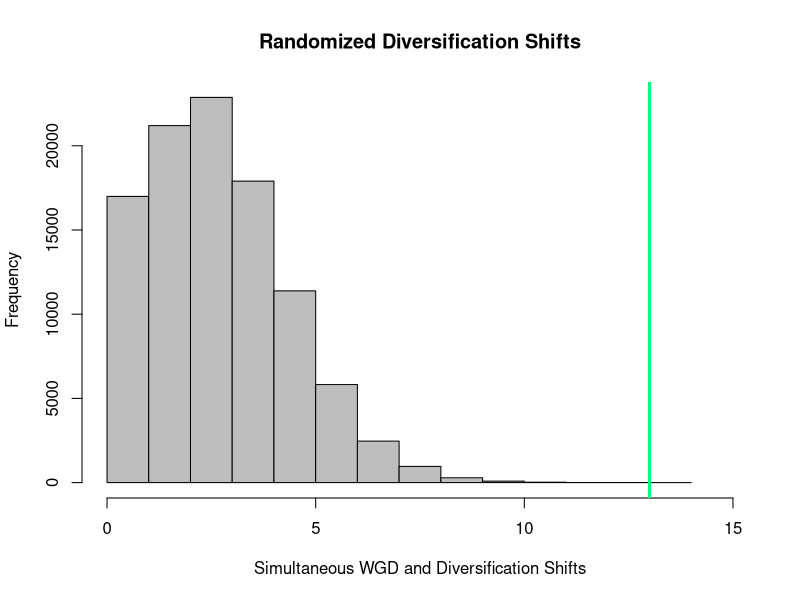
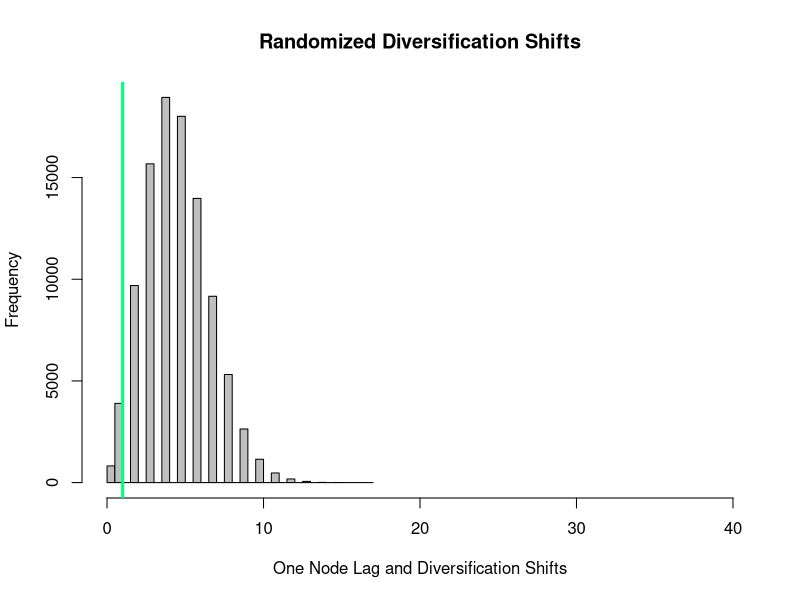
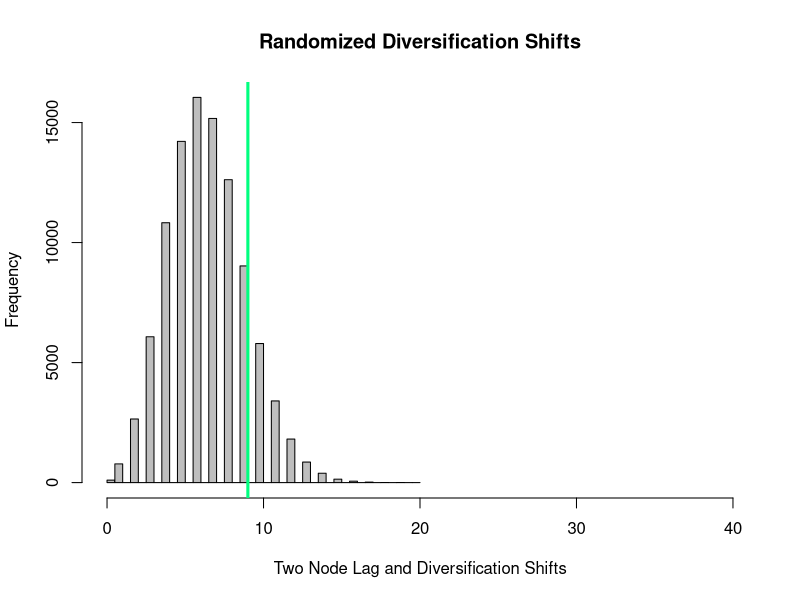
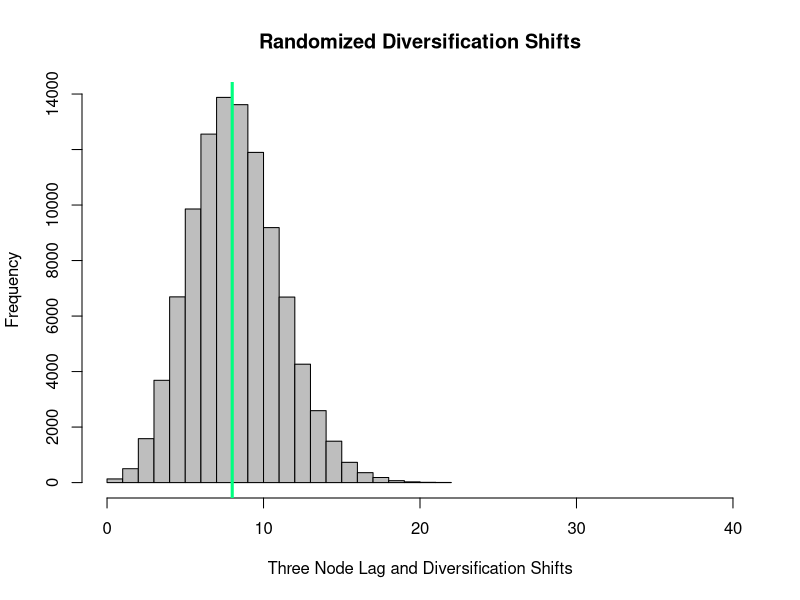
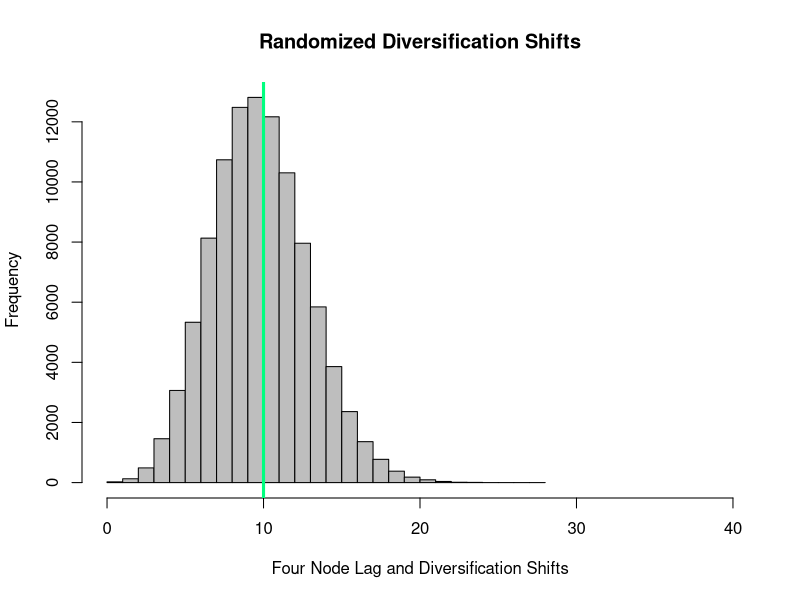

Source code (R) for these figures, in order:
library(data.table)

 WGD <-fread("Shifts_permutation.txt", header=TRUE)

pdf("Shift_permutations.pdf")
hist(WGD$Perm, xlim=c(0,15), main="Randomized Diversification Shifts", xlab="Simultaneous WGD and Diversification Shifts", breaks=15, col=c("gray")) 
abline(v=13, lwd=3, col="springgreen")
dev.off()

length( which(WGD > 13))


###############

library(data.table)

 WGD <-fread("One_node_lag_permutation.txt", header=TRUE)

pdf("One_lag_randomization.pdf")
hist(WGD$Perm, xlim=c(0,40), main="Randomized Diversification Shifts", xlab="One Node Lag and Diversification Shifts", breaks=30, col=c("gray")) 
abline(v=1, lwd=3, col="springgreen")
dev.off()

length( which(WGD > 1))

###############

library(data.table)

WGD <-fread("Two_node_lag_permutation.txt", header=TRUE)
length( which(WGD > 9))


pdf("Two_lag_randomization.pdf")
hist(WGD$Perm, xlim=c(0,40), main="Randomized Diversification Shifts", xlab="Two Node Lag and Diversification Shifts", breaks=30, col=c("gray")) 
abline(v=9, lwd=3, col="springgreen")
dev.off()



###############

library(data.table)

WGD <-fread("Three_node_lag_permutation.txt", header=TRUE)
length( which(WGD > 8))


pdf("Three_lag_randomization.pdf")
hist(WGD$Perm, xlim=c(0,40), main="Randomized Diversification Shifts", xlab="Three Node Lag and Diversification Shifts", breaks=30, col=c("gray")) 
abline(v=8, lwd=3, col="springgreen")
dev.off()


###############

library(data.table)

WGD <-fread("Four_node_lag_permutation.txt", header=TRUE)
length( which(WGD > 10))


pdf("Four_lag_randomization.pdf")
hist(WGD$Perm, xlim=c(0,40), main="Randomized Diversification Shifts", xlab="Four Node Lag and Diversification Shifts", breaks=30, col=c("gray")) 
abline(v=10, lwd=3, col="springgreen")
dev.off()